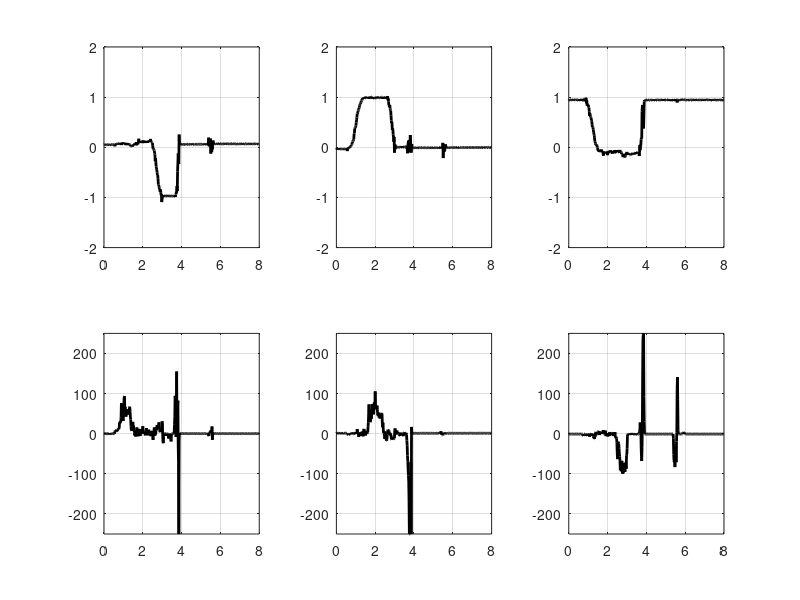

Here is the MATLAB script that generated this plot:
data = importdata('series1.txt');
accel_fs = 2;
gyro_fs = 250;
bitrange = 32768;

time = data(:, 1);
mag_x = data(:, 2);
mag_y = data(:, 3);
mag_z = data(:, 4);

gyro_x = data(:, 5) * gyro_fs / bitrange;
gyro_y = data(:, 6) * gyro_fs / bitrange;
gyro_z = data(:, 7) * gyro_fs / bitrange;

accel_x = data(:, 8) * accel_fs / bitrange;
accel_y = data(:, 9) * accel_fs / bitrange;
accel_z = data(:, 10) * accel_fs / bitrange;

%% ACCELEROMETER ALL
hold all;
box on;
grid on;
plot(time, accel_x, 'LineWidth', 2);
plot(time, accel_y, 'LineWidth', 2);
plot(time, accel_z, 'LineWidth', 2);
xlabel('time (sec)');
ylabel('a (9.81m/s^2)');
xlim([0 8]);
ylim([-accel_fs accel_fs]);

%% GYRO ALL
hold all;
box on;
grid on;
plot(time, gyro_x, 'LineWidth', 2);
plot(time, gyro_y, 'LineWidth', 2);
plot(time, gyro_z, 'LineWidth', 2);
xlabel('time (sec)');
ylabel('w (deg / sec)');
legend('x', 'y', 'z');
xlim([0 8]);
ylim([-gyro_fs gyro_fs]);

%% ALL

subplot(2, 3, 1);
plot(time, accel_x, 'Color', [0 0 0], 'LineWidth', 2);
% ylabel('a_x [9.81m/s^2]');
% xlabel('time (sec)');
grid on;
xlim([0 8]);
ylim([-accel_fs accel_fs]);

subplot(2, 3, 2);
plot(time, accel_y, 'Color', [0 0 0], 'LineWidth', 2);
% ylabel('a_y [9.81m/s^2]');
% xlabel('time (sec)');
grid on;
xlim([0 8]);
ylim([-accel_fs accel_fs]);

subplot(2, 3, 3);
plot(time, accel_z, 'Color', [0 0 0], 'LineWidth', 2);
% ylabel('a_z [9.81m/s^2]');
% xlabel('time (sec)');
grid on;
xlim([0 8]);
ylim([-accel_fs accel_fs]);

subplot(2, 3, 4);
plot(time, gyro_x, 'Color', [0 0 0], 'LineWidth', 2);
% ylabel('g_x [degrees/s]');
% xlabel('time (sec)');
grid on;
xlim([0 8]);
ylim([-gyro_fs gyro_fs]);

subplot(2, 3, 5);
plot(time, gyro_y, 'Color', [0 0 0], 'LineWidth', 2);
% ylabel('g_y [degrees/s]');
% xlabel('time (sec)');
grid on;
xlim([0 8]);
ylim([-gyro_fs gyro_fs]);

subplot(2, 3, 6);
plot(time, gyro_z, 'Color', [0 0 0], 'LineWidth', 2);
% ylabel('g_z [degrees/s]');
% xlabel('time (sec)');
grid on;
xlim([0 8]);
ylim([-gyro_fs gyro_fs]);